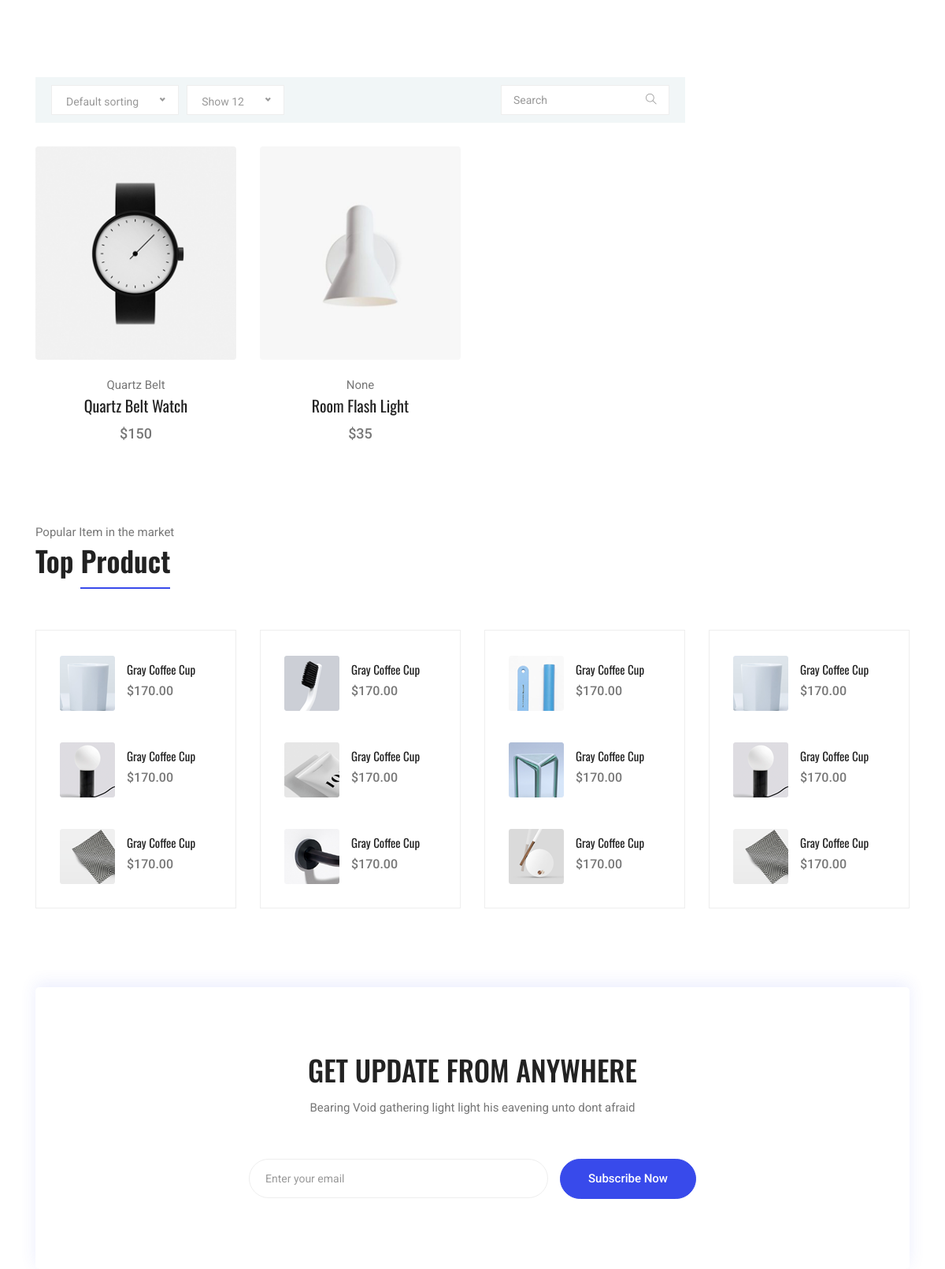
The page /shop/ on the database as committed earlier.
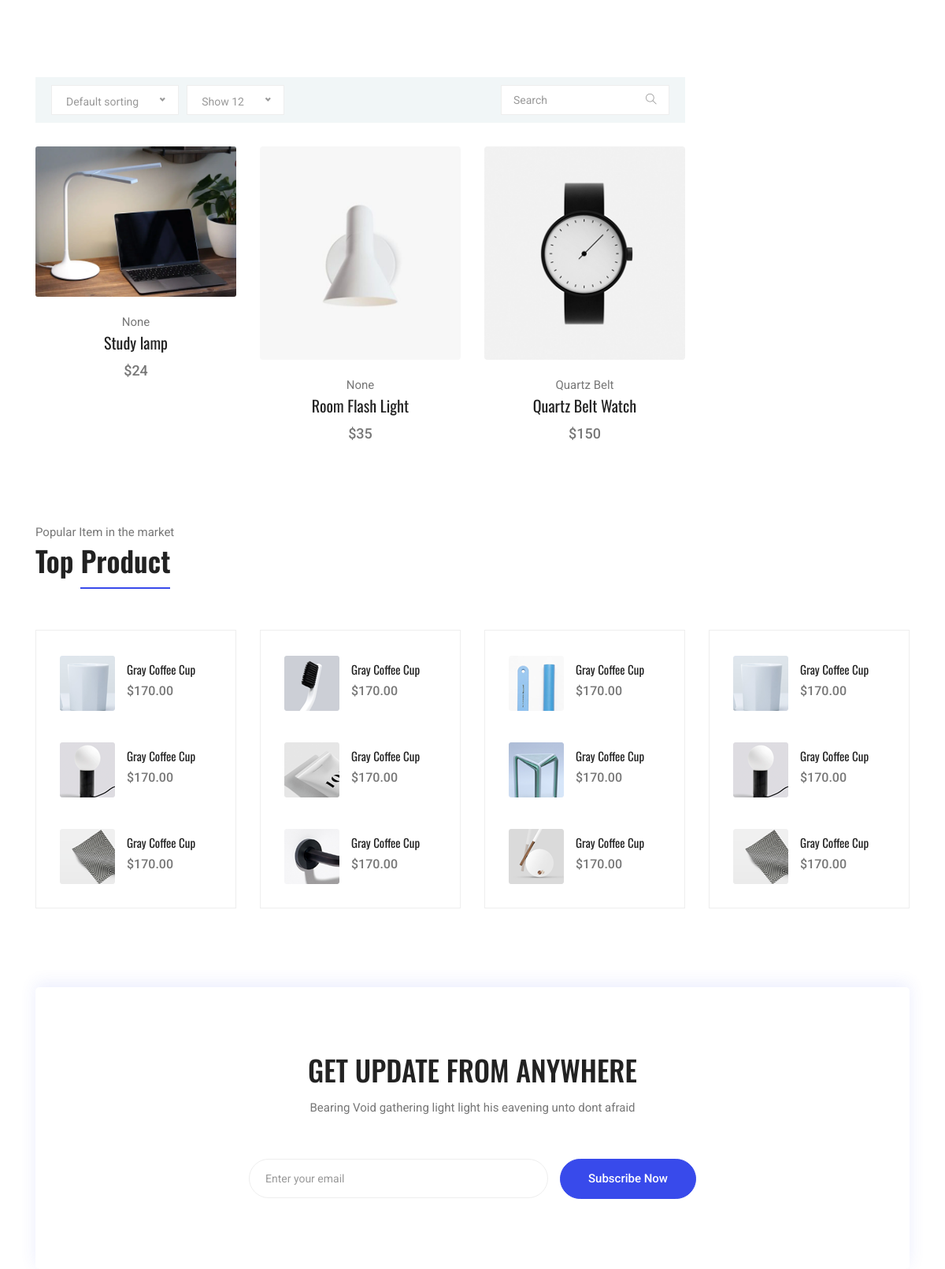
The same page on the database as committed later.
### shop/models.py (models this page shows, shortened)
class Product(models.Model):
    COLOR_CHOICES = (
        ('B', 'Black'),
        ('Y', 'Yellow'),
        ('W', 'White'),
        ('A', 'Aqua'),
        ('G', 'Green'),
        ('BL', 'Blue')
    )
    title = models.CharField(max_length=25)
    brand = models.ForeignKey(ProductBrand, on_delete=models.CASCADE, null=True, blank=True)
    color = models.CharField(max_length=10, choices=COLOR_CHOICES)
    image = models.ImageField(upload_to='images', null=True, blank=True)
    price = models.IntegerField()
    description = models.TextField(db_index=True)
    create_date = models.DateField(null=True)
    slug = models.SlugField(default="", null=False, db_index=True, blank=True, max_length=200, unique=True,
                            verbose_name='slug title')
    category = models.ManyToManyField(ProductCategory)
    is_active = models.BooleanField(default=False, verbose_name='active')
    class Meta:
        verbose_name = 'product'
        verbose_name_plural = 'products'

class ProductBrand(models.Model):
    title = models.CharField(max_length=20)
    url_title = models.CharField(max_length=20, verbose_name='url title')
    is_active = models.BooleanField(verbose_name='active')
    def __str__(self):
        return self.title
    class Meta:
        verbose_name = 'brand'
        verbose_name_plural = 'brands'

### shop/views.py (the view)
# urls.py: path('', views.products.as_view(), name='products-page'),
class products(ListView):
    model = Product
    context_object_name = 'products'
    template_name = 'shop/products.html'
    ordering = ['-create_date']
    def get_context_data(self, **kwargs):
        context = super(products, self).get_context_data()
        return context

### shop/templates/shop/products.html (shortened to what this page needs)
{% extends 'base.html' %}
{% load render_partial %}
{% load thumbnail %}
{% block content %}
  <section class="section-margin--small mb-5">
    <div class="container">
      <div class="row">
        <div class="col-xl-9 col-lg-8 col-md-7">
          <div class="filter-bar d-flex flex-wrap align-items-center">
            <div class="sorting">
            </div>
            <div class="sorting mr-auto">
            </div>
            <div>
              <div class="input-group filter-bar-search">
                <input type="text" placeholder="Search">
                <div class="input-group-append">
                  <button type="button"><i class="ti-search"></i></button>
                </div>
              </div>
            </div>
          </div>
          <section class="lattest-product-area pb-40 category-list">
            <div class="row">
                {% for product in products %}
              <div class="col-md-6 col-lg-4">
                <div class="card text-center card-product">
                  <div class="card-product__img">
                      {% thumbnail product.image "300x300" crop="center" as im %}
                        <img class="card-img" src="{{ im.url }}" alt="">
                      {% endthumbnail %}
                  </div>
                  <div class="card-body">
                    <p>{{ product.brand }}</p>
                    <h4 class="card-product__title"><a href="{% url 'product-detail' slug=product.slug %}">{{ product.title }}</a></h4>
                    <p class="card-product__price">${{ product.price }}</p>
                  </div>
                </div>
              </div>
                {% endfor %}
            </div>
          </section>
        </div>
      </div>
    </div>
  </section>
	<section class="related-product-area">
		<div class="container">
			<div class="section-intro pb-60px">
        <p>Popular Item in the market</p>
        <h2>Top <span class="section-intro__style">Product</span></h2>
      </div>
			<div class="row mt-30">
        <div class="col-sm-6 col-xl-3 mb-4 mb-xl-0">
          <div class="single-search-product-wrapper">
            <div class="single-search-product d-flex">
              <a href="#"><img src="img/product/product-sm-1.png" alt=""></a>
              <div class="desc">
                  <a href="#" class="title">Gray Coffee Cup</a>
                  <div class="price">$170.00</div>
              </div>
            </div>
            <div class="single-search-product d-flex">
              <a href="#"><img src="img/product/product-sm-2.png" alt=""></a>
              <div class="desc">
                <a href="#" class="title">Gray Coffee Cup</a>
                <div class="price">$170.00</div>
              </div>
            </div>
            <div class="single-search-product d-flex">
              <a href="#"><img src="img/product/product-sm-3.png" alt=""></a>
              <div class="desc">
                <a href="#" class="title">Gray Coffee Cup</a>
                <div class="price">$170.00</div>
              </div>
            </div>
          </div>
        </div>
        <div class="col-sm-6 col-xl-3 mb-4 mb-xl-0">
          <div class="single-search-product-wrapper">
            <div class="single-search-product d-flex">
              <a href="#"><img src="img/product/product-sm-4.png" alt=""></a>
              <div class="desc">
                  <a href="#" class="title">Gray Coffee Cup</a>
                  <div class="price">$170.00</div>
              </div>
            </div>
            <div class="single-search-product d-flex">
              <a href="#"><img src="img/product/product-sm-5.png" alt=""></a>
              <div class="desc">
                <a href="#" class="title">Gray Coffee Cup</a>
                <div class="price">$170.00</div>
              </div>
            </div>
            <div class="single-search-product d-flex">
              <a href="#"><img src="img/product/product-sm-6.png" alt=""></a>
              <div class="desc">
                <a href="#" class="title">Gray Coffee Cup</a>
                <div class="price">$170.00</div>
              </div>
            </div>
          </div>
        </div>
        <div class="col-sm-6 col-xl-3 mb-4 mb-xl-0">
          <div class="single-search-product-wrapper">
            <div class="single-search-product d-flex">
              <a href="#"><img src="img/product/product-sm-7.png" alt=""></a>
              <div class="desc">
                  <a href="#" class="title">Gray Coffee Cup</a>
                  <div class="price">$170.00</div>
              </div>
            </div>
            <div class="single-search-product d-flex">
              <a href="#"><img src="img/product/product-sm-8.png" alt=""></a>
              <div class="desc">
                <a href="#" class="title">Gray Coffee Cup</a>
                <div class="price">$170.00</div>
              </div>
            </div>
            <div class="single-search-product d-flex">
              <a href="#"><img src="img/product/product-sm-9.png" alt=""></a>
              <div class="desc">
                <a href="#" class="title">Gray Coffee Cup</a>
                <div class="price">$170.00</div>
              </div>
            </div>
          </div>
        </div>
        <div class="col-sm-6 col-xl-3 mb-4 mb-xl-0">
          <div class="single-search-product-wrapper">
            <div class="single-search-product d-flex">
              <a href="#"><img src="img/product/product-sm-1.png" alt=""></a>
              <div class="desc">
                  <a href="#" class="title">Gray Coffee Cup</a>
                  <div class="price">$170.00</div>
              </div>
            </div>
            <div class="single-search-product d-flex">
              <a href="#"><img src="img/product/product-sm-2.png" alt=""></a>
              <div class="desc">
                <a href="#" class="title">Gray Coffee Cup</a>
                <div class="price">$170.00</div>
              </div>
            </div>
            <div class="single-search-product d-flex">
              <a href="#"><img src="img/product/product-sm-3.png" alt=""></a>
              <div class="desc">
                <a href="#" class="title">Gray Coffee Cup</a>
                <div class="price">$170.00</div>
              </div>
            </div>
          </div>
        </div>
      </div>
		</div>
	</section>
  <section class="subscribe-position">
    <div class="container">
      <div class="subscribe text-center">
        <h3 class="subscribe__title">Get Update From Anywhere</h3>
        <p>Bearing Void gathering light light his eavening unto dont afraid</p>
        <div id="mc_embed_signup">
          <form target="_blank" action="https://spondonit.us12.list-manage.com/subscribe/post?u=1462626880ade1ac87bd9c93a&amp;id=92a4423d01" method="get" class="subscribe-form form-inline mt-5 pt-1">
            <div class="form-group ml-sm-auto">
              <input class="form-control mb-1" type="email" name="EMAIL" placeholder="Enter your email" onfocus="this.placeholder = ''" onblur="this.placeholder = 'Your Email Address '" >
            </div>
            <button class="button button-subscribe mr-auto mb-1" type="submit">Subscribe Now</button>
          </form>
        </div>
      </div>
    </div>
  </section>
{% endblock content %}

### templates/base.html (shortened to what this page needs)
{% load render_partial %}
<!DOCTYPE html>
<html lang="en">
<head>
    {% include 'shared/references/header_references.html' %}
</head>
<body>
    {% block content %}
    {% endblock content %}
</body>
</html>

### templates/shared/references/header_references.html (shortened to what this page needs)
  <link rel="stylesheet" href="/static/vendors/bootstrap/bootstrap.min.css">
  <link rel="stylesheet" href="/static/vendors/fontawesome/css/all.min.css">
	<link rel="stylesheet" href="/static/vendors/themify-icons/themify-icons.css">
  <link rel="stylesheet" href="/static/vendors/nice-select/nice-select.css">
  <link rel="stylesheet" href="/static/vendors/owl-carousel/owl.theme.default.min.css">
  <link rel="stylesheet" href="/static/vendors/owl-carousel/owl.carousel.min.css">
    <link rel="stylesheet" href="/static/vendors/nouislider/nouislider.min.css">
    <link rel="stylesheet" href="/static/vendors/linericon/style.css">
  <link rel="stylesheet" href="/static/css/style.css">

### static/css/style.css (style rules this page uses)
body { color:#777;font-family:"Roboto",sans-serif;font-size:15px;font-weight:400;line-height:1.667 }
button { cursor:pointer }
h1,h2,h3,h4,h5,h6 { font-family:"Oswald",sans-serif;color:#222;line-height:1.1 }
h2,.h2 { font-size:36px;font-weight:600 }
h3,.h3 { font-size:26px;font-weight:600 }
@media (min-width: 600px) { h3,.h3 { font-size:36px } }
h4,.h4 { font-size:20px;font-weight:400;line-height:1.3 }
a { display:inline-block }
.section-margin--small { margin:35px 0 }
@media (min-width: 1000px) { .section-margin--small { margin:98px 0 } }
.pb-60px { padding-bottom:60px }
.section-intro p { margin-bottom:3px }
.section-intro__style { border-bottom:2px solid #384aeb;padding-bottom:8px }
.card-product { border:0;margin-bottom:30px }
.card-product p { margin-bottom:0 }
.card-product__img { position:relative }
.card-product__title a { color:#222 }
.card-product__price { font-size:18px;font-weight:500 }
.subscribe { padding:45px 10px;background:#fff;border-radius:5px;box-shadow:0px -5px 20px 0px rgba(56,74,235,0.1) }
@media (min-width: 1000px) { .subscribe { padding:85px 10px } }
.subscribe__title { font-size:28px;font-weight:500;text-transform:uppercase;margin-bottom:16px }
@media (min-width: 1000px) { .subscribe__title { font-size:36px } }
.subscribe-form .form-group { margin-bottom:0;position:relative }
.subscribe-form .form-control { border-radius:30px;height:50px;border-color:#EEEEEE;padding-left:20px;font-size:14px }
@media (min-width: 800px) { .subscribe-form .form-control { min-width:380px } }
.subscribe-form .form-control::placeholder { color:#999999 }
.subscribe-form button { margin-left:15px }
.subscribe-position { margin-bottom:20px }
@media (min-width: 1000px) { .subscribe-position { position:relative;top:100px;margin-bottom:0 } }
.button { display:inline-block;border:1px solid #384aeb;border-radius:30px;color:#222;font-weight:500;padding:12px 50px;background:#384aeb;color:#fff;transition:all .4s ease }
.button-subscribe { font-size:14px;padding:10px 20px }
@media (min-width: 800px) { .button-subscribe { padding:12px 35px;font-size:15px } }
.filter-bar { padding:0px 20px 10px 20px;background:#f1f6f7;margin-bottom:30px }
.filter-bar a,.filter-bar i { color:#000 }
.filter-bar-search { margin-top:10px }
.filter-bar-search input { border:1px solid #eee;font-size:14px;color:#999999;height:38px;padding-left:15px }
.filter-bar-search input::placeholder { color:#999999 }
.filter-bar-search button { background:transparent;border:1px solid #eee;background:#fff;border-left:0;padding-right:15px }
.filter-bar-search button i,.filter-bar-search button span { font-size:14px;color:#999999 }
.sorting { margin-top:10px;margin-right:10px }
.single-search-product { padding:10px 0 }
@media (min-width: 1000px) { .single-search-product { padding:20px 0 } }
.single-search-product-wrapper { padding:12px 20px 10px 30px;border:1px solid #EEEEEE }
.single-search-product img { max-width:70px;height:auto }
.single-search-product .desc { margin-left:15px;margin-top:5px }
.single-search-product .desc .title { font-family:'Oswald', sans-serif;color:#222;margin-bottom:0;display:inline-block }
.single-search-product .desc .price { font-size:16px;font-weight:500;color:#777777 }

Rows that differ between the two databases and show on the page:
added Product: shows a picture, brand "None", title "Study lamp", price "24"
changed Product "Room Flash Light": moves up the list
